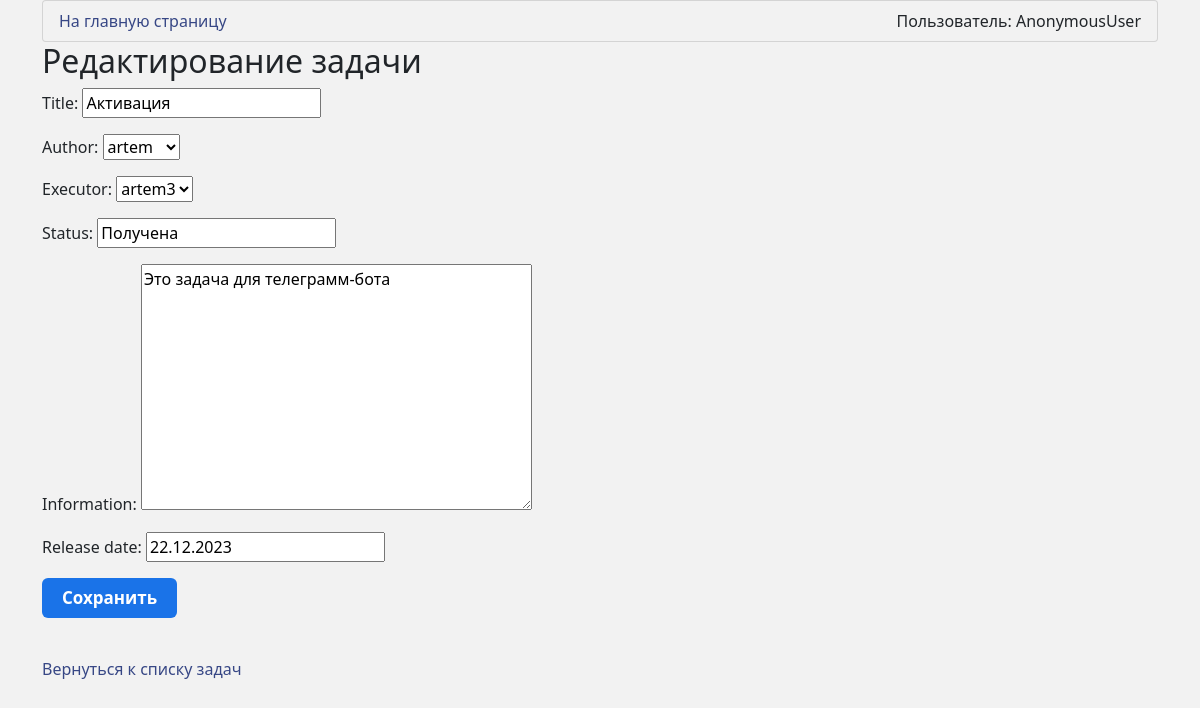
The page /DAL/task_edit/1/ on the database as committed earlier.
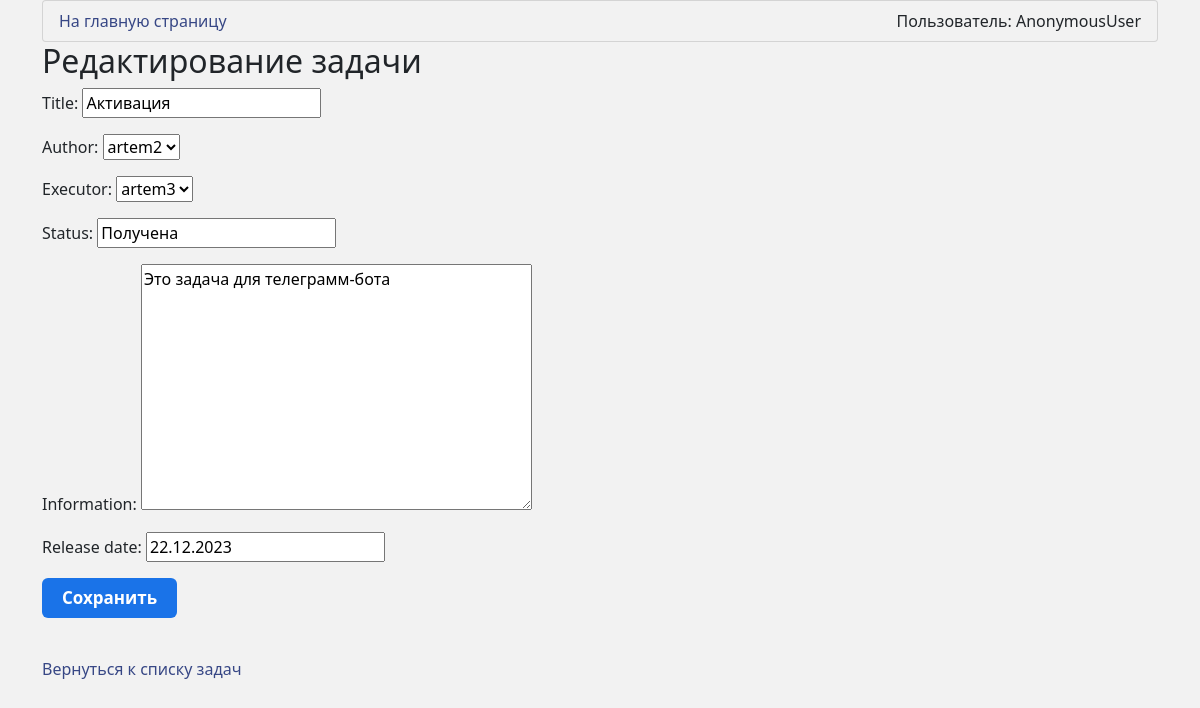
The same page on the database as committed later.
### DAL/models.py (models this page shows, shortened)
class Task(models.Model):
    objects = None
    title = models.CharField(max_length=255)
    author = models.ForeignKey(User, on_delete=models.CASCADE, related_name='tasks_created')
    executor = models.ForeignKey(User, on_delete=models.CASCADE, related_name='tasks_executed')
    status = models.CharField(max_length=255)
    information = models.TextField()
    release_date = models.DateField()
    class Meta:
        verbose_name = 'Задача'
        verbose_name_plural = 'Задачи'
    """
    def save(self, *args, **kwargs):
        # Определение, новая ли это задача или обновление существующей
        is_new = self._state.adding
        super().save(*args, **kwargs)

        # Сообщение зависит от того, новая задача или обновление
        if is_new:
            message = f"Новая задача создана: {self.title}"
        else:
            message = f"Задача обновлена: {self.title}"
        send_telegram_message(message)

    def delete(self, *args, **kwargs):
        message = f"Задача удалена: {self.title}"
        super().delete(*args, **kwargs)
        send_telegram_message(message)
    """

### DAL/views.py (the view)
# urls.py: path('task_edit/<int:pk>/', views.TaskUpdateView.as_view(), name='task_edit'),
class TaskUpdateView(UpdateView):
    model = Task
    template_name = 'registration/task_edit.html'
    fields = '__all__'
    success_url = reverse_lazy('task_list')

### DAL/models.py (called while the page is built)
    def __str__(self):
        return self.username

### DAL/templates/registration/task_edit.html (shortened to what this page needs)
{% extends 'base.html' %}
{% block content %}
  <h2>Редактирование задачи</h2>
  <form method="post">
    {{ form.as_p }}
    <button class="btn">Сохранить</button>
  </form>
  <br>
  <a href="{% url 'task_list' %}">Вернуться к списку задач</a>
{% endblock %}

Rows that differ between the two databases and show on the page:
changed Task "Активация": author "artem" → "artem2"
